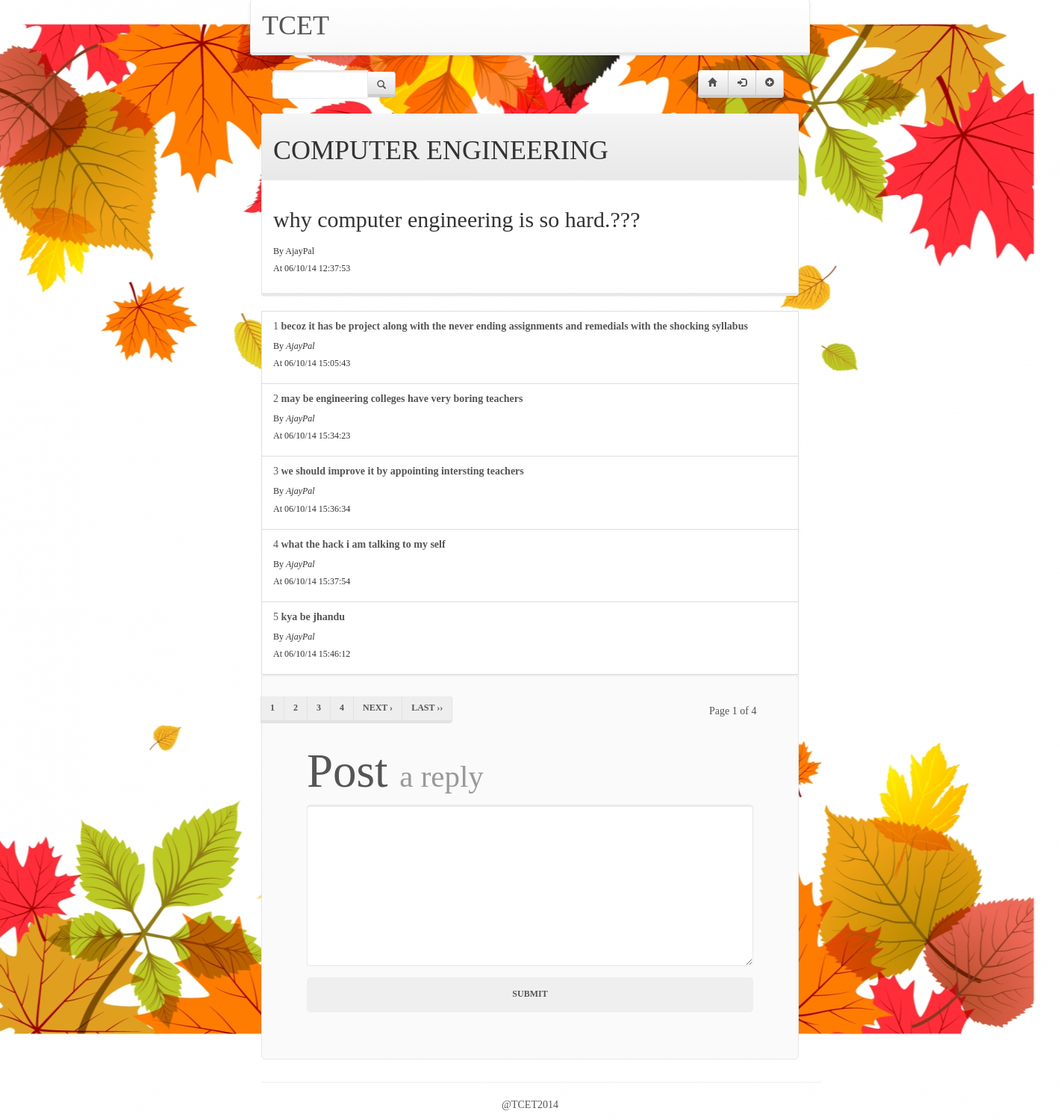
Page /view.php?question=7&topic=7 on the committed database.
### tables this page shows
CREATE TABLE IF NOT EXISTS `topic` (
  `tid` int(8) NOT NULL AUTO_INCREMENT,
  `tname` varchar(65) NOT NULL,
  `cid` int(8) NOT NULL,
  `created_by` varchar(20) NOT NULL,
  PRIMARY KEY (`tid`)
);

CREATE TABLE IF NOT EXISTS `forum_question` (
  `question_id` int(4) NOT NULL AUTO_INCREMENT,
  `detail` longtext NOT NULL,
  `name` varchar(65) NOT NULL DEFAULT '',
  `email` varchar(65) NOT NULL DEFAULT '',
  `datetime` varchar(25) NOT NULL DEFAULT '',
  `view` int(4) NOT NULL DEFAULT '0',
  `reply` int(4) NOT NULL DEFAULT '0',
  `tid` int(11) NOT NULL,
  `cid` int(11) NOT NULL,
  PRIMARY KEY (`question_id`)
);

CREATE TABLE IF NOT EXISTS `forum_answer` (
  `question_id` int(4) NOT NULL DEFAULT '0',
  `a_id` int(4) NOT NULL AUTO_INCREMENT,
  `a_name` varchar(65) NOT NULL DEFAULT '',
  `a_email` varchar(65) NOT NULL DEFAULT '',
  `a_answer` longtext NOT NULL,
  `a_datetime` varchar(25) NOT NULL DEFAULT '',
  PRIMARY KEY (`a_id`),
  KEY `a_id` (`a_id`)
);

### public/view.php (the view, shortened to what this page needs)
<?php include'layouts\header.php'; ?>
<?php
if(isset( $_SESSION['topic']) && isset( $_SESSION['question'])){
	$q=$_SESSION['question'];
	$t=$_SESSION['topic'];
	$sql="SELECT `tname` FROM `topic` WHERE `tid`='$t'";
	$r1=execute_query($sql);
	$sql="SELECT * FROM `forum_question` WHERE `question_id`='$q' AND `tid`='$t'";
	$topic_name=$r1[0]['tname'];
	$r2=execute_query($sql);
	$question=$r2[0]['detail'];
	$time=$r2[0]['datetime'];
	$name=$r2[0]['name'];
}
?>
<div class='question'>
	<div class="topic name" style="font-family:Calibri;">
	<div class="panel panel-default">
	 <div class="panel-heading text-uppercase"><h1><?php if(isset($topic_name)){echo $topic_name;} ?></h1></div>
		<div class="panel-body" align=left>
		 <p><h2><?php if(isset($topic_name)){echo $question;} ?><h2>
			<h6><?php if(isset($topic_name)){echo "By ".$name;} ?>
			<h6><?php if(isset($topic_name)){echo "At ".$time ;} ?></p>
		</div>
	</div>
</div>
<?php
	$q=$_SESSION['question'];
	$page = (int)(!isset($_GET["page"]) ? 1 : $_GET["page"]);
	$per_page = 5;
	$startpoint = ($page * $per_page) - $per_page;
	$statement = "`forum_answer`  WHERE `question_id`='$q' ORDER BY `a_datetime` ASC";
	$results = mysql_query("SELECT * FROM {$statement} LIMIT {$startpoint} , {$per_page}");
		if (mysql_num_rows($results) != 0) {
			$i=$startpoint;
			while ($row = mysql_fetch_array($results)) {
			$ans=$row['a_answer'];
			$name=$row['a_name'];
			$datetime=$row['a_datetime'];
			echo "<a href=\"#\" class=\"list-group-item\" align=\"left\"><div>".($i+1);
			echo "<strong> $ans </strong></div><div><h6>By <i> $name </i></h6>";
			echo "</div><div><h6>At $datetime </h6>";
			 echo "</div></a>";
			$i++;
		}
	} else {
		echo "No Reply";
	}
?>
<div class="col-md-12" style="postion:relative;top:-10px;left:-15px;">
  <?php echo pagination($statement,$per_page,$page,$url='?');?>
 </div>
<div name="post rply">
<?php if(isset($_SESSION['username'])){
echo "
<div class=\"jumbotron\">
<h1>Post  <small>a reply</small></h1>
<form method=\"post\" action=\"reply.php\" role=\"form\">
<div class=\"form-group\">
<textarea name=\"ans\" class=\"form-control\" rows=\"10\">
</textarea>
 </div>
 <button type=\"submit\" class=\"btn  btn-lg btn-block\" name=\"submit\" value=\"Reply\">Submit</button>
</form>
</div>
</div>
";
}
else
{
echo "
 <div class=\"jumbotron\">
<h1>Post  <small>a reply</small></h1>
	<form method=\"post\" action=\"post.php\" role=\"form\">
 <div class=\"form-group\">
	<textarea class=\"form-control\" rows=\"10\">
	</textarea>
 </div>
  <button type=\"submit\" class=\"btn  btn-lg btn-block\" name=\"submit\" value=\"Reply\">Submit</button>
	</form>
	</div>
	</div>
	";
}
?>
<?php include'layouts\footer.php'; ?>

### public/stylesheets/1.css (style rules this page uses)
* { font-family:Calibri ; }

### public/layouts/header.php (style rules this page uses)
body { background-image: url('images/upload.jpg'); background-repeat: repeat-x; background-position:bottom; }

### rows in the picture
topic: tname "COMPUTER ENGINEERING"
forum_question: detail "why computer engineering is so hard.???", name "AjayPal", datetime "06/10/14 12:37:53"
forum_answer: a_answer "becoz it has be project along with the never ending assignments and remedials with the shocking syllabus", a_name "AjayPal", a_datetime "06/10/14 15:05:43"
forum_answer: a_answer "may be engineering colleges have very boring teachers", a_name "AjayPal", a_datetime "06/10/14 15:34:23"
forum_answer: a_answer "we should improve it by appointing intersting teachers", a_name "AjayPal", a_datetime "06/10/14 15:36:34"
forum_answer: a_answer "what the hack i am talking to my self", a_name "AjayPal", a_datetime "06/10/14 15:37:54"
forum_answer: a_answer "kya be jhandu", a_name "AjayPal", a_datetime "06/10/14 15:46:12"

### other values in the picture
$page "1"
$lastpage "4"
$nextlabel "NEXT ›"
$lastlabel "LAST ››"
